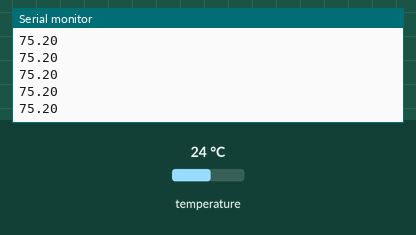
Simulated run of this sketch. Board: Arduino Uno, built with avr-gcc and run on an emulated ATmega328P. On the bench: the last lines printed to the serial monitor. Inputs (shaded band) come from the test bench; at power-on: temperature 24 °C.

Above: at 1.2 s.
1.3 s: temperature set to 12 °C
At 1.33 s:
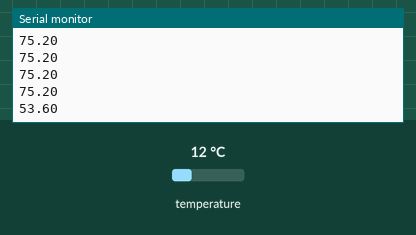
2.8 s: temperature set to 19 °C
At 2.85 s:
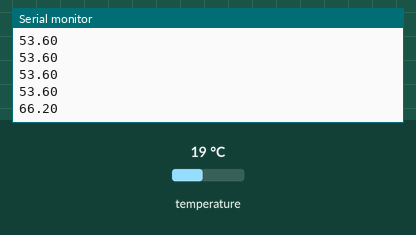
Timing chart, 0 to 5.8 s (numbered marks = the images above; inputs shaded):
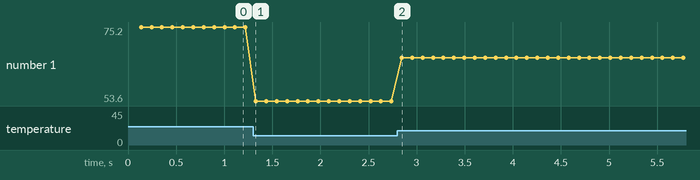

Measured:
- after the input at 1.3 s, the serial monitor: prints a new line at once (image 1)
- after the input at 2.8 s, the serial monitor: prints a new line after 0.05 s (image 2)
- plotted number 1: 75.2 → 53.6 after the input at 1.3 s, 53.6 → 66.2 after the input at 2.8 s

The sketch:

Arduino_Datalogger.ino
```cpp
#include <OneWire.h>
#include <DallasTemperature.h>

// Data wire is plugged into port 2 on the Arduino
#define ONE_WIRE_BUS 2

// Setup a oneWire instance to communicate with any OneWire devices (not just Maxim/Dallas temperature ICs)
OneWire oneWire(ONE_WIRE_BUS);

// Pass our oneWire reference to Dallas Temperature.
DallasTemperature sensors(&oneWire);

// arrays to hold device address
DeviceAddress insideThermometer;

void setup(void)
{
	// start serial port
	Serial.begin(9600);
	sensors.begin();

	// Method 1:
	// search for devices on the bus and assign based on an index.  ideally,
	// you would do this to initially discover addresses on the bus and then
	// use those addresses and manually assign them (see above) once you know
	// the devices on your bus (and assuming they don't change).
	if (!sensors.getAddress(insideThermometer, 0)) Serial.println("Unable to find address for Device 0");

	// set the resolution to 9 bit (Each Dallas/Maxim device is capable of several different resolutions)
	sensors.setResolution(insideThermometer, 9);
}

// function to print the temperature for a device
void printTemperature(DeviceAddress deviceAddress)
{
	float tempC = sensors.getTempC(deviceAddress);
	//Serial.print("Temp C: ");
	//Serial.print(tempC);
	//Serial.print(" Temp F: ");
	Serial.println(DallasTemperature::toFahrenheit(tempC)); // Converts tempC to Fahrenheit
}

void loop(void)
{
	sensors.requestTemperatures(); // Send the command to get temperatures

								   // It responds almost immediately. Let's print out the data
	printTemperature(insideThermometer); // Use a simple function to print out the data
										 //delay(5*60*1000UL);
}
```
